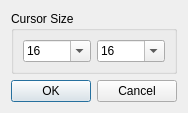
<?xml version="1.0" encoding="UTF-8"?>
<ui version="4.0">
 <class>SetCursorSizeDialog</class>
 <widget class="QDialog" name="SetCursorSizeDialog">
  <property name="geometry">
   <rect>
    <x>0</x>
    <y>0</y>
    <width>174</width>
    <height>100</height>
   </rect>
  </property>
  <property name="windowTitle">
   <string>Dialog</string>
  </property>
  <layout class="QVBoxLayout" name="verticalLayout">
   <item>
    <widget class="QGroupBox" name="groupBox">
     <property name="title">
      <string>Cursor Size</string>
     </property>
     <layout class="QHBoxLayout" name="horizontalLayout">
      <item>
       <widget class="QComboBox" name="width_comboBox_2">
        <property name="editable">
         <bool>true</bool>
        </property>
        <item>
         <property name="text">
          <string>16</string>
         </property>
        </item>
        <item>
         <property name="text">
          <string>32</string>
         </property>
        </item>
        <item>
         <property name="text">
          <string>64</string>
         </property>
        </item>
        <item>
         <property name="text">
          <string>128</string>
         </property>
        </item>
        <item>
         <property name="text">
          <string>196</string>
         </property>
        </item>
       </widget>
      </item>
      <item>
       <widget class="QComboBox" name="width_comboBox">
        <property name="editable">
         <bool>true</bool>
        </property>
        <property name="currentText">
         <string notr="true">32</string>
        </property>
        <item>
         <property name="text">
          <string>16</string>
         </property>
        </item>
        <item>
         <property name="text">
          <string>24</string>
         </property>
        </item>
        <item>
         <property name="text">
          <string>32</string>
         </property>
        </item>
        <item>
         <property name="text">
          <string>64</string>
         </property>
        </item>
        <item>
         <property name="text">
          <string>72</string>
         </property>
        </item>
        <item>
         <property name="text">
          <string>128</string>
         </property>
        </item>
        <item>
         <property name="text">
          <string>196</string>
         </property>
        </item>
       </widget>
      </item>
     </layout>
    </widget>
   </item>
   <item>
    <widget class="QDialogButtonBox" name="buttonBox">
     <property name="orientation">
      <enum>Qt::Horizontal</enum>
     </property>
     <property name="standardButtons">
      <set>QDialogButtonBox::Cancel|QDialogButtonBox::Ok</set>
     </property>
    </widget>
   </item>
  </layout>
 </widget>
 <resources/>
 <connections>
  <connection>
   <sender>buttonBox</sender>
   <signal>accepted()</signal>
   <receiver>SetCursorSizeDialog</receiver>
   <slot>accept()</slot>
   <hints>
    <hint type="sourcelabel">
     <x>248</x>
     <y>254</y>
    </hint>
    <hint type="destinationlabel">
     <x>157</x>
     <y>274</y>
    </hint>
   </hints>
  </connection>
  <connection>
   <sender>buttonBox</sender>
   <signal>rejected()</signal>
   <receiver>SetCursorSizeDialog</receiver>
   <slot>reject()</slot>
   <hints>
    <hint type="sourcelabel">
     <x>316</x>
     <y>260</y>
    </hint>
    <hint type="destinationlabel">
     <x>286</x>
     <y>274</y>
    </hint>
   </hints>
  </connection>
 </connections>
</ui>
